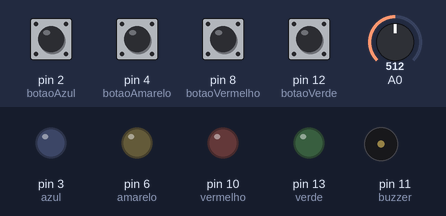
Bench run of a sketch on a simulated Arduino Uno, built with avr-gcc and run on an emulated ATmega328P. On the bench: output pins drawn as LEDs (lit = HIGH), buzzer (waves = sounding). Dashed ring = blinking. The inputs (shaded band) are chosen by the test bench; at power-on: pin 2 (botaoAzul), pin 4 (botaoAmarelo), pin 8 (botaoVermelho), pin 12 (botaoVerde) LOW, A0 = 512. Random numbers use the default seed unless the sketch sets one.

Above: at 1.2 s.
1.3 s: pin 2 (botaoAzul) pulled HIGH for 0.15 s
At 1.43 s:
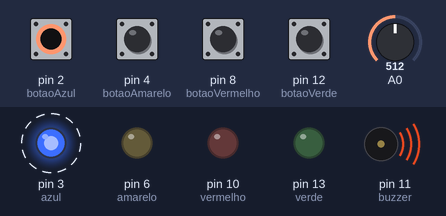
4.4 s: pin 4 (botaoAmarelo) pulled HIGH for 0.15 s
At 5.3 s:
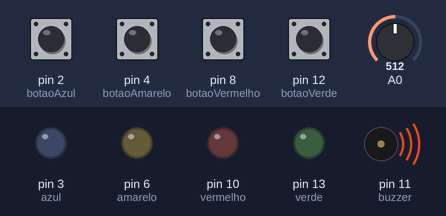
7.4 s: pin 12 (botaoVerde) pulled HIGH for 0.15 s
At 7.53 s:
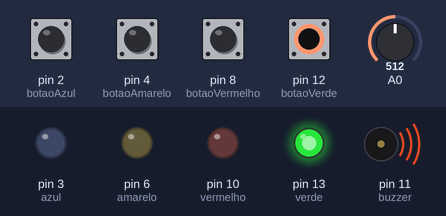
10.4 s: pin 12 (botaoVerde) pulled HIGH for 1 s
At 10.78 s:
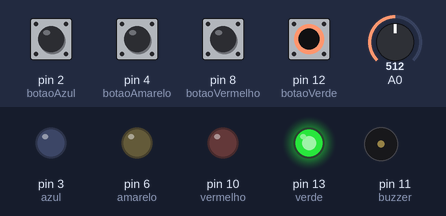
14.4 s: pin 2 (botaoAzul) pulled HIGH for 1 s
At 14.78 s:
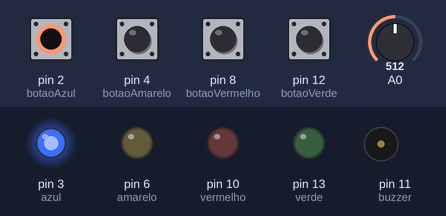
Timing chart, 0 to 18.4 s (numbered marks = the images above; inputs shaded):
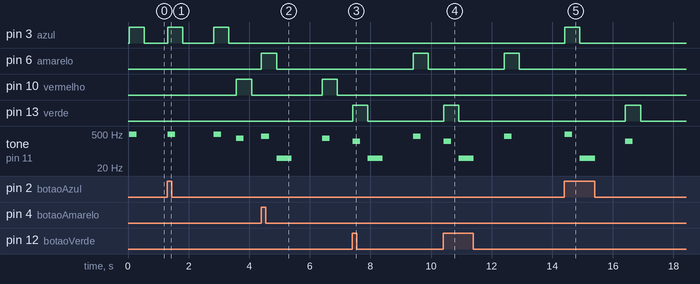

The sketch:

genius.ino
```cpp
// LEDs
int verde = 13;
int vermelho = 10;
int amarelo = 6;
int azul = 3;

// Botões
int botaoVerde = 12;
int botaoVermelho = 8;
int botaoAmarelo = 4;
int botaoAzul = 2;

// Estado dos botões
int estadoBotaoVerde = 0;
int estadoBotaoVermelho = 0;
int estadoBotaoAmarelo = 0;
int estadoBotaoAzul = 0;

// Variáveis de debounce
unsigned long ultimoDebounceTempoVerde = 0;
unsigned long ultimoDebounceTempoVermelho = 0;
unsigned long ultimoDebounceTempoAmarelo = 0;
unsigned long ultimoDebounceTempoAzul = 0;
const unsigned long debounceDelay = 50;

int buzzer = 11;
int turno = 1;
bool comecouAutoPlay = false;
int inputAtual = 0;

int* lista = nullptr;
int* listaInput = nullptr;

void setup() {
  // LEDs
  pinMode(verde, OUTPUT);
  pinMode(vermelho, OUTPUT);
  pinMode(amarelo, OUTPUT);
  pinMode(azul, OUTPUT);

  // Botões
  pinMode(botaoVermelho, INPUT);
  pinMode(botaoVerde, INPUT);
  pinMode(botaoAmarelo, INPUT);
  pinMode(botaoAzul, INPUT);

  pinMode(buzzer, OUTPUT);

  Serial.begin(9600);

  unsigned long seed = 0;
  for (int i = 0; i < 32; i++) {
    seed = (seed << 1) | (analogRead(0) & 0x01);
    delay(1);
  }
  randomSeed(seed);
}

void criarListaNumeros() {
    if (lista == nullptr) {
        lista = new int[turno];
        lista[0] = random(0, 4);
    } else {
        int* novaLista = new int[turno];
        for (int i = 0; i < turno - 1; i++) {
            novaLista[i] = lista[i];
        }
        novaLista[turno - 1] = random(0, 4);
        delete[] lista;
        lista = novaLista;
    }
}

void autoPlay() {
  comecouAutoPlay = true;
  criarListaNumeros();
  for (int i = 0; i < turno; i++) {
    switch (lista[i]) {
      case 0:
        digitalWrite(verde, HIGH);
        tone(buzzer, 256, 250);
        delay(500);
        digitalWrite(verde, LOW);
        break;
      case 1:
        digitalWrite(vermelho, HIGH);
        tone(buzzer, 330, 250);
        delay(500);
        digitalWrite(vermelho, LOW);
        break;
      case 2:
        digitalWrite(amarelo, HIGH);
        tone(buzzer, 396, 250);
        delay(500);
        digitalWrite(amarelo, LOW);
        break;
      case 3:
        digitalWrite(azul, HIGH);
        tone(buzzer, 495, 250);
        delay(500);
        digitalWrite(azul, LOW);
        break;
    }
    delay(250);
  }
}

bool verificarInput() {
  if (listaInput[inputAtual - 1] != lista[inputAtual - 1]) {
    tone(buzzer, 50, 500);
    delay(500);
    digitalWrite(buzzer, LOW);
    turno = 1;
    inputAtual = 0;
    comecouAutoPlay = false;
    delete[] listaInput;
    listaInput = new int[turno];
    delete[] lista;
    lista = nullptr;
    delay(1000);
    return false;
  }

  if (inputAtual == turno) {
    turno++;
    inputAtual = 0;
    comecouAutoPlay = false;
    delete[] listaInput;
    listaInput = new int[turno];
    delay(1000);
  }

  return true;
}

void loop() {
  if (!comecouAutoPlay) {
    autoPlay();
    listaInput = new int[turno];
  }

  int leituraAtualVerde = digitalRead(botaoVerde);
  int leituraAtualVermelho = digitalRead(botaoVermelho);
  int leituraAtualAmarelo = digitalRead(botaoAmarelo);
  int leituraAtualAzul = digitalRead(botaoAzul);

  unsigned long tempoAtual = millis();

  if ((tempoAtual - ultimoDebounceTempoVerde) > debounceDelay) {
    if (leituraAtualVerde == HIGH) {
      ultimoDebounceTempoVerde = tempoAtual;
      digitalWrite(verde, HIGH);
      tone(buzzer, 256, 250);
      listaInput[inputAtual] = 0;
      inputAtual++;
      delay(500);
      digitalWrite(verde, LOW);
      if (!verificarInput()) return;
    }
  }

  if ((tempoAtual - ultimoDebounceTempoVermelho) > debounceDelay) {
    if (leituraAtualVermelho == HIGH) {
      ultimoDebounceTempoVermelho = tempoAtual;
      digitalWrite(vermelho, HIGH);
      tone(buzzer, 330, 250);
      listaInput[inputAtual] = 1;
      inputAtual++;
      delay(500);
      digitalWrite(vermelho, LOW);
      if (!verificarInput()) return; // Verifica input imediatamente e reinicia se errar
    }
  }

  if ((tempoAtual - ultimoDebounceTempoAmarelo) > debounceDelay) {
    if (leituraAtualAmarelo == HIGH) {
      ultimoDebounceTempoAmarelo = tempoAtual;
      digitalWrite(amarelo, HIGH);
      tone(buzzer, 396, 250);
      listaInput[inputAtual] = 2;
      inputAtual++;
      delay(500);
      digitalWrite(amarelo, LOW);
      if (!verificarInput()) return; // Verifica input imediatamente e reinicia se errar
    }
  }

  if ((tempoAtual - ultimoDebounceTempoAzul) > debounceDelay) {
    if (leituraAtualAzul == HIGH) {
      ultimoDebounceTempoAzul = tempoAtual;
      digitalWrite(azul, HIGH);
      tone(buzzer, 495, 250);
      listaInput[inputAtual] = 3;
      inputAtual++;
      delay(500);
      digitalWrite(azul, LOW);
      if (!verificarInput()) return;
    }
  }

  delay(15);
}
```

Measured:
- after the input at 1.3 s, pin 3 (azul): alternates HIGH for 0.50 s and LOW for 1.0 s, starting at once; pin 10 (vermelho): LOW → HIGH after 2.3 s, → LOW 0.50 s later; tone on pin 11 (buzzer): plays 495 Hz for 0.25 s, 495 Hz for 0.25 s, 330 Hz for 0.25 s, starting at once
- after the input at 4.4 s, pin 6 (amarelo): LOW → HIGH at once, → LOW 0.50 s later; pin 10 (vermelho): LOW → HIGH after 2.0 s, → LOW 0.50 s later; tone on pin 11 (buzzer): plays 396 Hz for 0.25 s, 50 Hz for 0.50 s, 330 Hz for 0.25 s, starting at once
- after the input at 7.4 s, pin 6 (amarelo): LOW → HIGH after 2.0 s, → LOW 0.50 s later; pin 13 (verde): LOW → HIGH at once, → LOW 0.50 s later; tone on pin 11 (buzzer): plays 256 Hz for 0.25 s, 50 Hz for 0.50 s, 396 Hz for 0.25 s, starting at once
- after the input at 10.4 s, pin 6 (amarelo): LOW → HIGH after 2.0 s, → LOW 0.50 s later; pin 13 (verde): LOW → HIGH at once, → LOW 0.50 s later; tone on pin 11 (buzzer): plays 256 Hz for 0.25 s, 50 Hz for 0.50 s, 396 Hz for 0.25 s, starting at once
- after the input at 14.4 s, pin 3 (azul): LOW → HIGH at once, → LOW 0.50 s later; pin 13 (verde): LOW → HIGH after 2.0 s, → LOW 0.50 s later; tone on pin 11 (buzzer): plays 495 Hz for 0.25 s, 50 Hz for 0.50 s, 256 Hz for 0.25 s, starting at once
